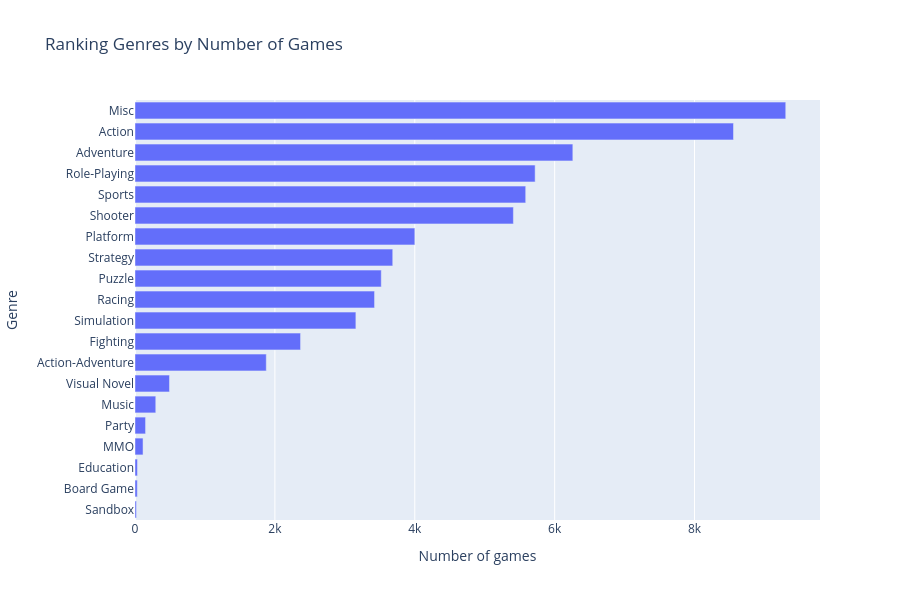

The code cell stored with this chart in its notebook:
### Code cell
# Ranking frequenza generi
genres = df["genre"].value_counts().reset_index()

#genres = genres.sort_values(by="count", ascending=True)

fig = px.bar(
    genres,
    x="count",
    y="genre",
    title="Ranking Genres by Number of Games",
    labels={
        "genre": "Genre",
        "count": "Number of games"
    }
)

fig.update_layout(
    yaxis = {'categoryorder': 'total ascending'},
    height = 600
)

fig.show()

### Figure 1 — Plotly figure (JSON) as saved in the notebook; plotly's stock layout.template omitted (floating-point values rounded to 4 significant figures)
{"data": [{"hovertemplate": "Number of games=%{x}<br>Genre=%{y}<extra></extra>", "legendgroup": "", "marker": {"color": "#636efa", "pattern": {"shape": ""}}, "name": "", "orientation": "h", "showlegend": false, "textposition": "auto", "type": "bar", "x": [9304, 8557, 6260, 5721, 5586, 5410, 4001, 3685, 3521, 3425, 3158, 2367, 1877, 493, 297, 151, 115, 35, 33, 20], "xaxis": "x", "y": ["Misc", "Action", "Adventure", "Role-Playing", "Sports", "Shooter", "Platform", "Strategy", "Puzzle", "Racing", "Simulation", "Fighting", "Action-Adventure", "Visual Novel", "Music", "Party", "MMO", "Education", "Board Game", "Sandbox"], "yaxis": "y"}], "layout": {"barmode": "relative", "height": 600, "legend": {"tracegroupgap": 0}, "title": {"text": "Ranking Genres by Number of Games"}, "xaxis": {"anchor": "y", "domain": [0, 1], "title": {"text": "Number of games"}}, "yaxis": {"anchor": "x", "categoryorder": "total ascending", "domain": [0, 1], "title": {"text": "Genre"}}}}
